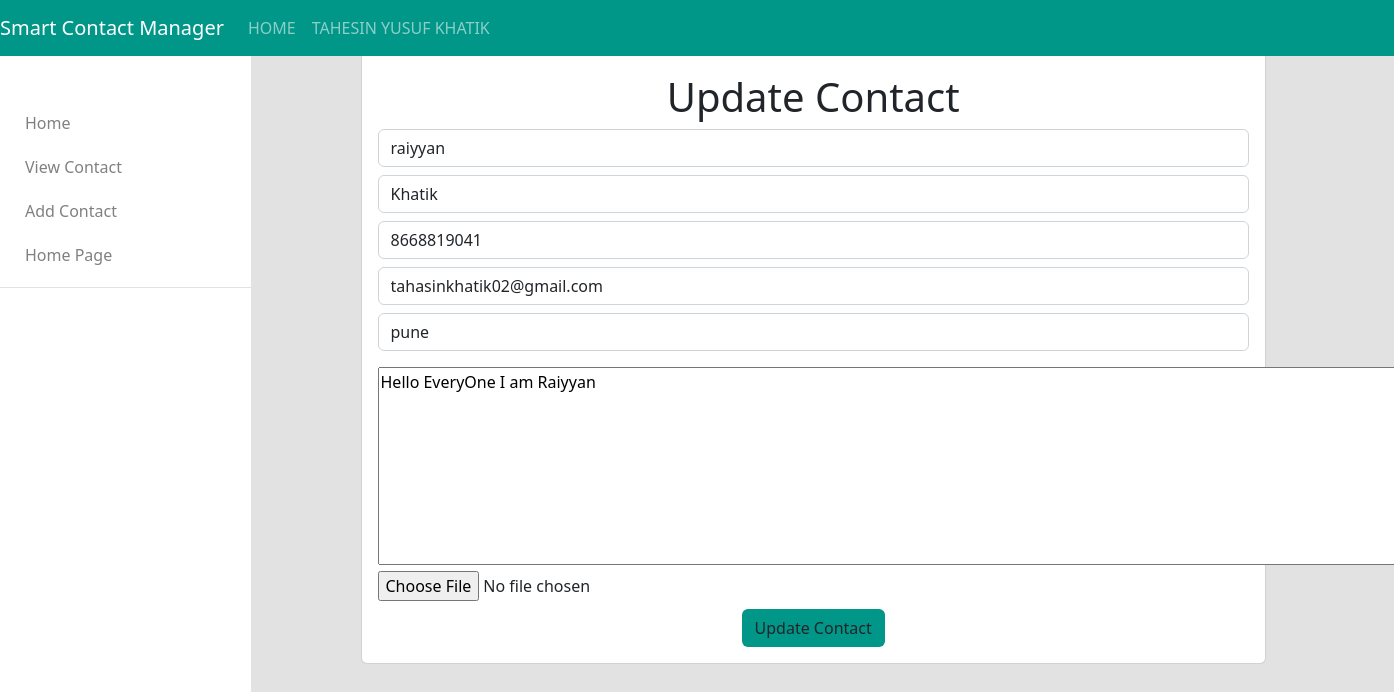
/Contact/update-contact/6, run on the app's committed database.
### Contact/models.py (models this page shows)
class Contact(models.Model):
    firstName=models.CharField(max_length=200)
    lastName=models.CharField(max_length=200)
    Email=models.CharField(max_length=200)
    work=models.CharField(max_length=200)
    phone=models.IntegerField()
    description=models.CharField(max_length=500)
    profileImage=models.ImageField(upload_to="image/",null=True, blank=True)

### Contact/views.py (the view)
# urls.py: path("update-contact/<int:id>",update_contact),
def update_contact(request,id):
    cid = Contact.objects.get(pk=id)
    return render(request,"Contact/update_contact.html",{'con':cid})

### templates/Contact/update_contact.html (shortened to what this page needs)
<!DOCTYPE html>
{% load static %}
<html lang="en">
<head>
  <link href="https://cdn.jsdelivr.net/npm/bootstrap@5.2.3/dist/css/bootstrap.min.css" rel="stylesheet">
</head>
<body>
{% include 'Contact/navbar.html' %}
<div class="container-fluid">
  <div class="row">
    <div class="col-md-8 offset-md-3">
      <div class="card">
        <div class="card-body">
          <h1 class="text-center mt-5">Update Contact</h1>
            <form action="/Contact/updated-contact/{{con.id}}" enctype="multipart/form-data" method="post" class="mt-2">
              <div class="input-group">
                <input type="text" value="{{con.firstName}}" name="firstName" id="firstName" placeholder="Enter First Name Here" class="form-control">
              </div>
              <div class="input-group mt-2">
                <input type="text" value="{{con.lastName}}" name="lastName" id="lastName" placeholder="Enter Last Name Here" class="form-control">
              </div>
              <div class="input-group mt-2">
                <input value="{{con.phone}}" type="number" name="phone" id="phone" placeholder="Enter phone number Here" class="form-control">
              </div>
              <div class="input-group mt-2">
                <input value="{{con.Email}}" type="email" name="Email" id="Email" placeholder="Enter Email-Id Here" class="form-control">
              </div>
              <div class="input-group mt-2">
                <input value="{{con.work}}" type="text" name="work" id="work" placeholder="Enter Work Here" class="form-control">
              </div>
              <div class="form-group mt-3">
                <textarea placeholder="Enter Contact Description" name="description" id="description" class="form-group" rows="8" cols="112">{{con.description}}</textarea>
              </div>
              <div class="costume-file">
                <input value="{{con.profileImage}}" type="file" name="profileImage">
              </div>
              <div class="container text-center mt-2">
                <button class="btn bg-primary" type="submit">Update Contact</button>
              </div>
            </form>
        </div>
      </div>
    </div>
  </div>
</body>
</html>

### static/css/style.css (style rules this page uses)
body { background:#e2e2e2!important; }
.bg-primary { background:#009688! important; }

### data on the page
Contact: firstName "raiyyan", lastName "Khatik", phone "8668819041", Email "tahasinkhatik02@gmail.com", work "pune", description "Hello EveryOne I am Raiyyan"
